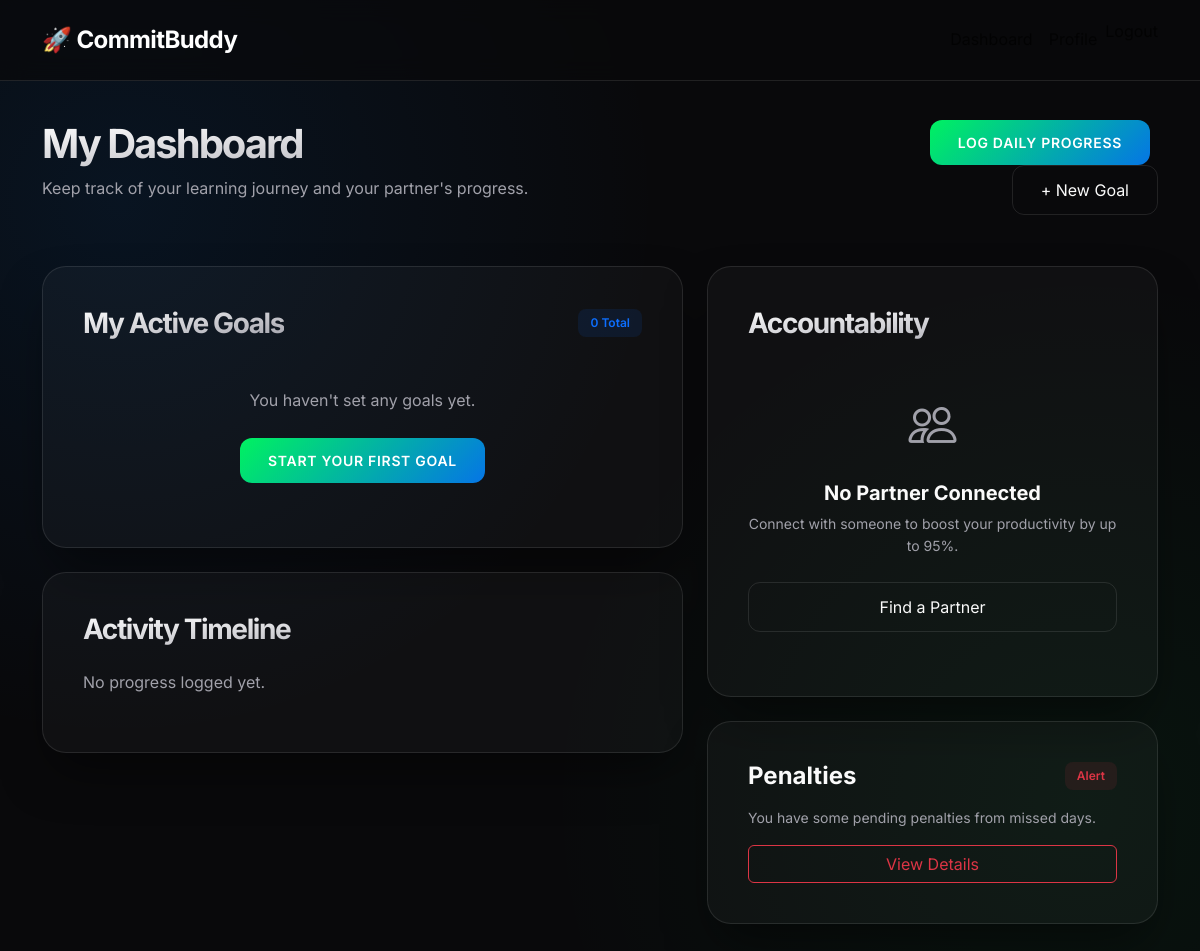
Page /goals/dashboard/ (signed in) on the earlier database version.
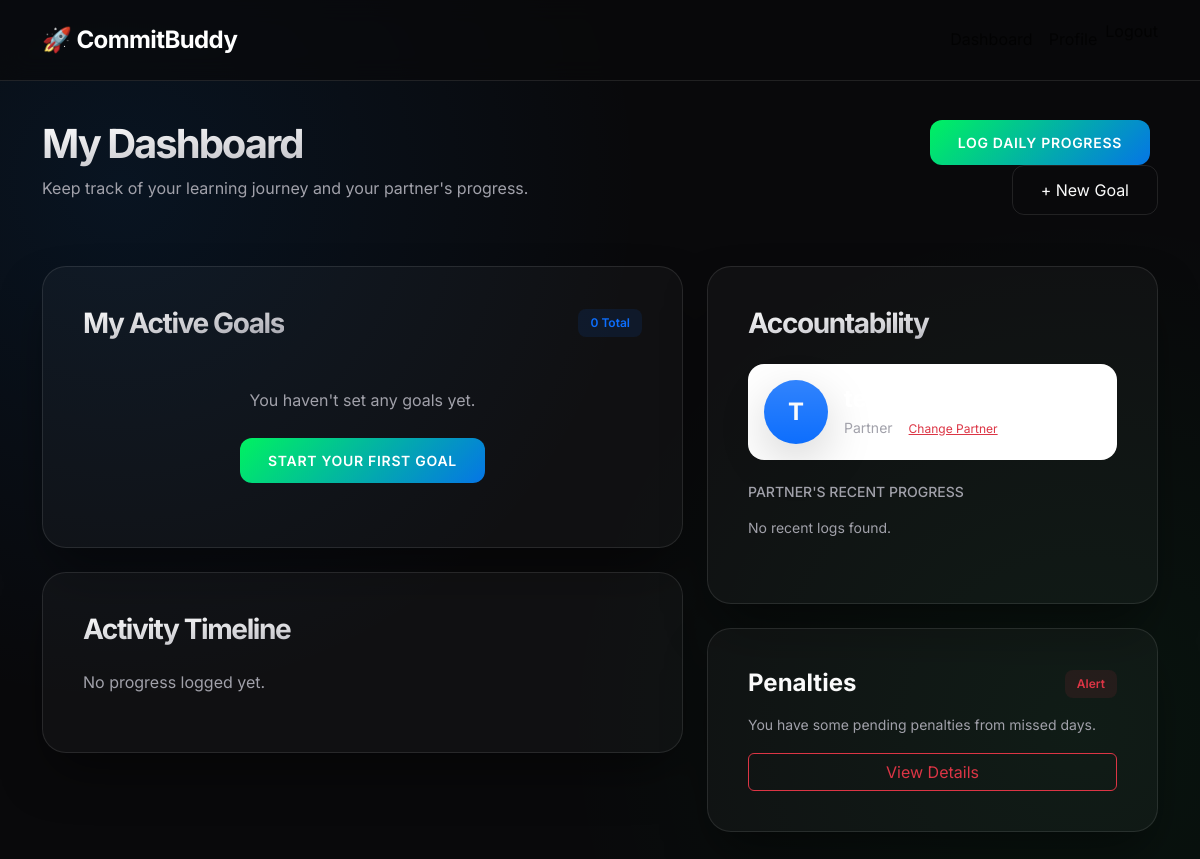
Same page on the later database version.
### users/models.py (models this page shows, shortened)
class CustomUser(AbstractUser):
    partner = models.OneToOneField(
        'self',
        on_delete=models.SET_NULL,
        null=True,
        blank=True,
        related_name='accountability_partner'
    )
    skills_to_learn = models.TextField(blank=True, help_text="Comma-separated skills")

### goals/views.py (the view)
# urls.py: path('', lambda request: redirect('dashboard') if request.user.is_authenticated else redirect('register'), name='home'),
@login_required
def dashboard(request):
    goals = Goal.objects.filter(user=request.user)
    recent_progress = Progress.objects.filter(user=request.user).order_by('-date')[:5]
    partner_progress = []
    if request.user.partner:
        partner_progress = Progress.objects.filter(user=request.user.partner).order_by('-date')[:5]
    context = {
        'goals': goals,
        'recent_progress': recent_progress,
        'partner': request.user.partner,
        'partner_progress': partner_progress,
    }
    return render(request, 'goals/dashboard.html', context)

### templates/goals/dashboard.html (shortened to what the changed rows need)
{% extends 'base.html' %}
{% block content %}
<div class="fade-in">
    <div class="row mb-5">
        <div class="col-md-8">
            <h1 class="fw-bold">My Dashboard</h1>
        </div>
    </div>
    <div class="row">
        <div class="col-lg-5">
            <div class="glass-card mb-4 border-white border-opacity-10 bg-gradient-partner">
                {% if partner %}
                <div class="d-flex align-items-center mb-4 p-3 rounded-4 bg-white bg-opacity-5">
                    <div class="rounded-circle bg-primary bg-gradient me-3 d-flex align-items-center justify-content-center fw-bold shadow-lg"
                        style="width: 64px; height: 64px; font-size: 24px;">
                        {{ partner.username|first|upper }}
                    </div>
                    <div class="flex-grow-1">
                        <h4 class="fw-bold mb-0">
                            <a href="{% url 'partner_progress' partner.username %}"
                                class="text-white text-decoration-none hover-primary">{{ partner.username }}</a>
                        </h4>
                        <div class="d-flex align-items-center mt-1">
                            <small class="text-muted me-3">Partner</small>
                            <a href="{% url 'disconnect_partner' %}"
                                class="btn btn-sm text-danger p-0 border-0 bg-transparent"
                                style="font-size: 0.75rem; text-decoration: underline;"
                                onclick="return confirm('Disconnect from {{ partner.username }}?')">
                                Change Partner
                            </a>
                        </div>
                    </div>
                </div>
                <div class="mb-4">
                    <h6 class="text-muted text-uppercase small ls-wide mb-3">Partner's Recent Progress</h6>
                    {% if partner_progress %}
                    {% for p in partner_progress %}
                    <div class="mb-3 p-3 rounded-3 bg-white bg-opacity-5 border border-white border-opacity-5">
                        <div class="fw-bold text-white-50">{{ p.topic }}</div>
                        <div class="d-flex justify-content-between align-items-center mt-1">
                            <small class="text-muted">{{ p.date }}</small>
                            <span class="text-primary small">{{ p.time_spent }}h</span>
                        </div>
                    </div>
                    {% endfor %}
                    {% else %}
                    <p class="text-muted small">No recent logs found.</p>
                    {% endif %}
                </div>
                {% else %}
                <div class="text-center py-4">
                    <div class="mb-3 text-muted">
                        <i class="bi bi-people" style="font-size: 3rem;"></i>
                    </div>
                    <h5 class="fw-bold mb-2">No Partner Connected</h5>
                    <p class="text-muted small mb-4">Connect with someone to boost your productivity by up to 95%.</p>
                    <a href="{% url 'find_partner' %}" class="btn btn-outline-light w-100">Find a Partner</a>
                </div>
                {% endif %}
            </div>
        </div>
    </div>
</div>
{% endblock %}

Differences in the rows shown:
added CustomUser: username|first "T"
Other differences:
text no longer shown: "No Partner Connected Connect with someone to boost your productivity by up to 95%. Find a Partner"
text now shown: "Partner Change Partner PARTNER'S RECENT PROGRESS No recent logs found."
